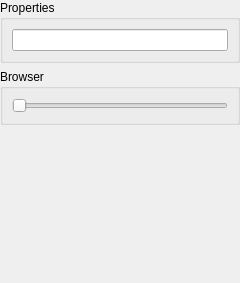
<?xml version="1.0" encoding="UTF-8"?>
<ui version="4.0">
 <class>STCControl</class>
 <widget class="QWidget" name="STCControl">
  <property name="geometry">
   <rect>
    <x>0</x>
    <y>0</y>
    <width>240</width>
    <height>283</height>
   </rect>
  </property>
  <property name="minimumSize">
   <size>
    <width>200</width>
    <height>0</height>
   </size>
  </property>
  <property name="maximumSize">
   <size>
    <width>240</width>
    <height>16777215</height>
   </size>
  </property>
  <property name="windowTitle">
   <string>STC Browser</string>
  </property>
  <layout class="QVBoxLayout" name="m_qVerticalLayoutRoot">
   <property name="leftMargin">
    <number>0</number>
   </property>
   <property name="topMargin">
    <number>0</number>
   </property>
   <property name="rightMargin">
    <number>0</number>
   </property>
   <property name="bottomMargin">
    <number>0</number>
   </property>
   <item>
    <widget class="QGroupBox" name="m_qGroupBoxProperties">
     <property name="title">
      <string>Properties</string>
     </property>
     <layout class="QVBoxLayout" name="verticalLayout">
      <item>
       <widget class="QLineEdit" name="m_qLineEditSTCFile"/>
      </item>
     </layout>
    </widget>
   </item>
   <item>
    <widget class="QGroupBox" name="m_qGroupBoxBrowser">
     <property name="title">
      <string>Browser</string>
     </property>
     <layout class="QVBoxLayout" name="m_qVerticalLayoutBrowser">
      <item>
       <widget class="QSlider" name="m_qSliderTimePoint">
        <property name="orientation">
         <enum>Qt::Horizontal</enum>
        </property>
       </widget>
      </item>
     </layout>
    </widget>
   </item>
   <item>
    <spacer name="m_qVerticalSpacer">
     <property name="orientation">
      <enum>Qt::Vertical</enum>
     </property>
     <property name="sizeHint" stdset="0">
      <size>
       <width>20</width>
       <height>40</height>
      </size>
     </property>
    </spacer>
   </item>
  </layout>
 </widget>
 <resources/>
 <connections/>
</ui>
